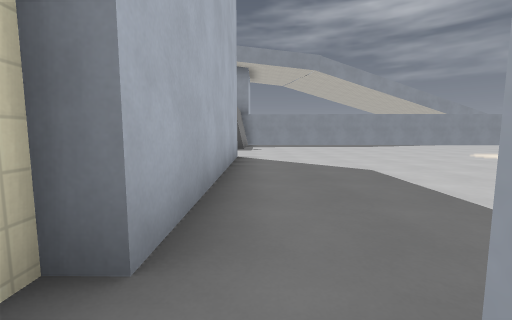
[1] (above)

24 first-person views from a walk through a 3-D level made in the Godot game engine. The camera is 1.2 m above the floor, tilts 6° down and sees 90° across. The floor is counted in squares, 2 m on a side. Each view is taken from the middle of a square. On the plan, view 1 faces up. The plan holds only what a view shows up to about 9 squares ahead; the rest is blank. The place goes on beyond the plan. Characters and animated objects are not drawn. Some surface patterns are stand-ins.

[2]
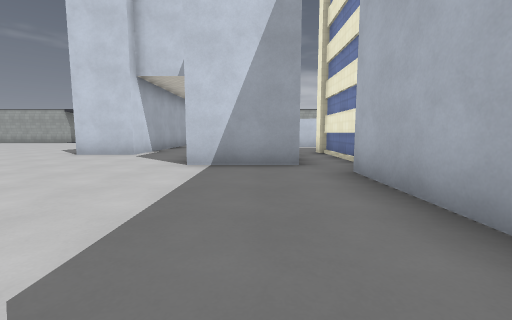

[3]
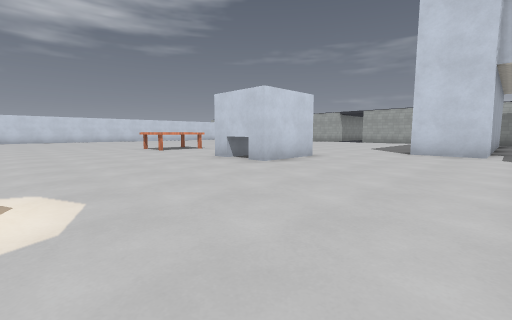

[4]
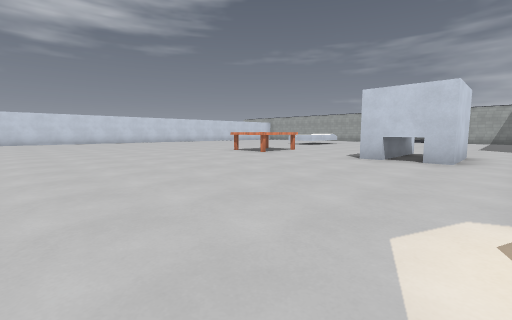

[5]
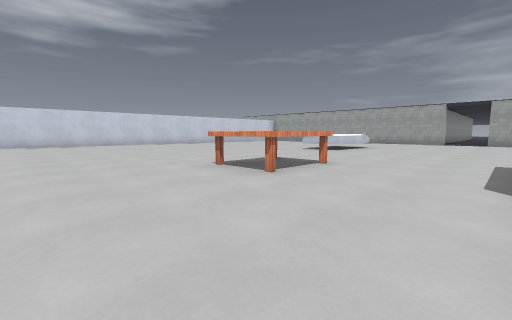

[6]
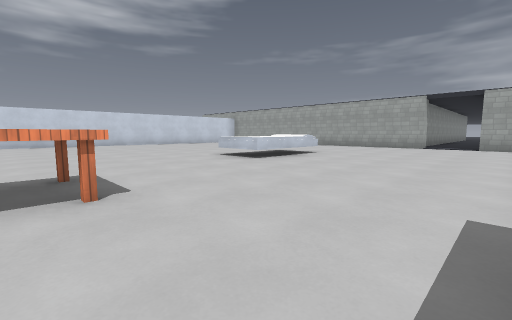

[7]
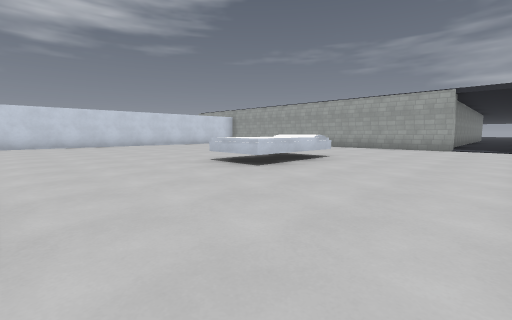

[8]
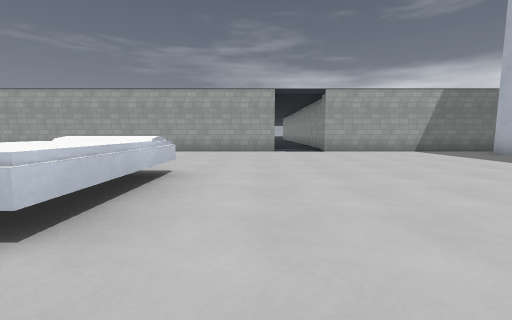

[9]
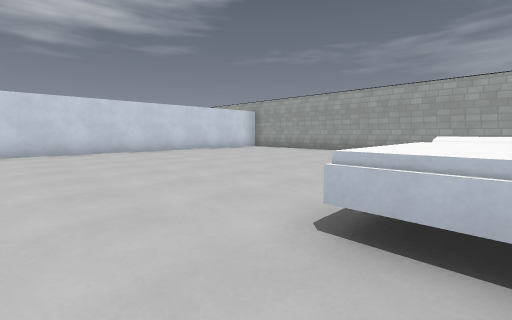

[10]
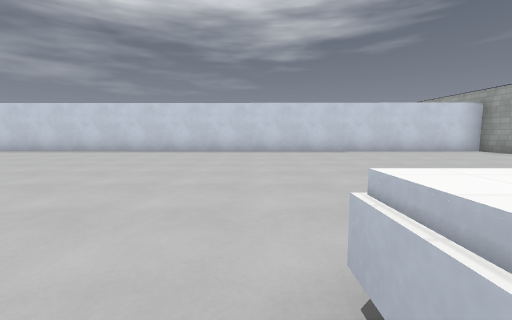

[11]
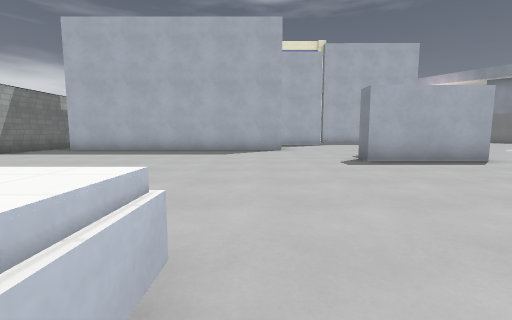

[12]
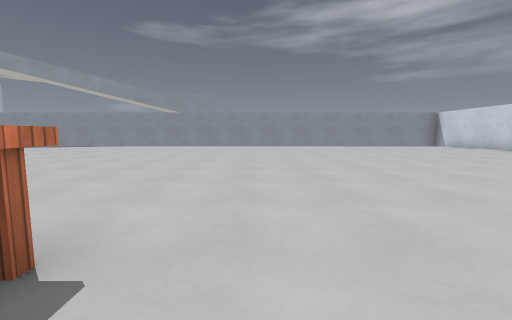

[13]
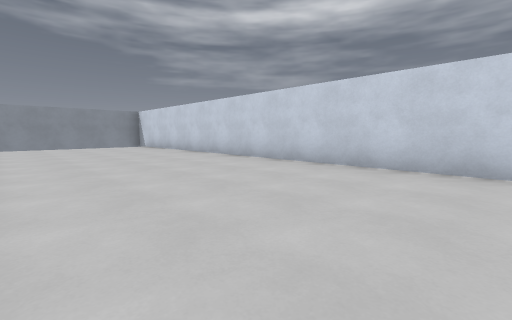

[14]
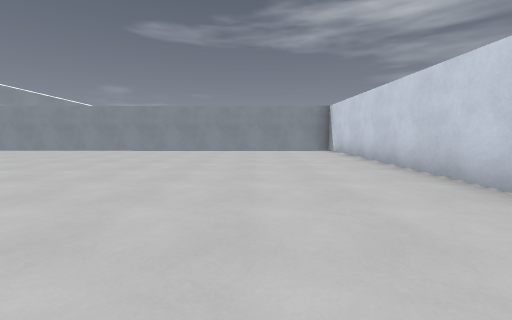

[15]
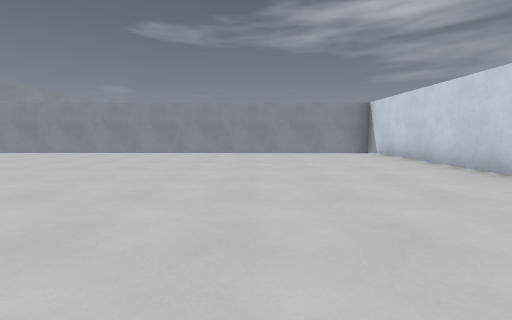

[16]
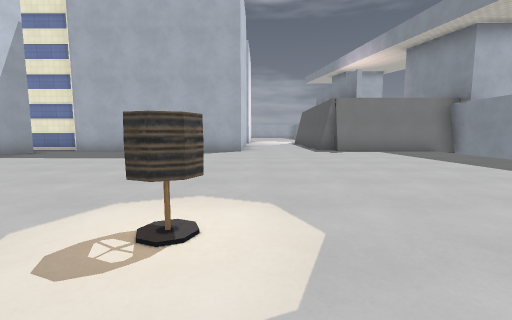

[17]
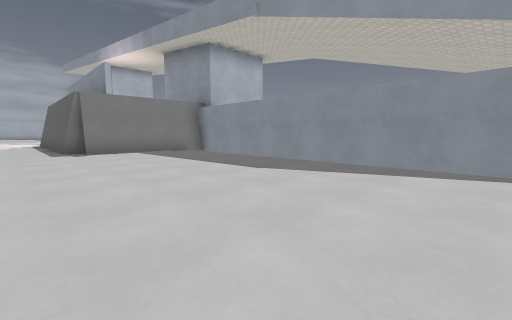

[18]
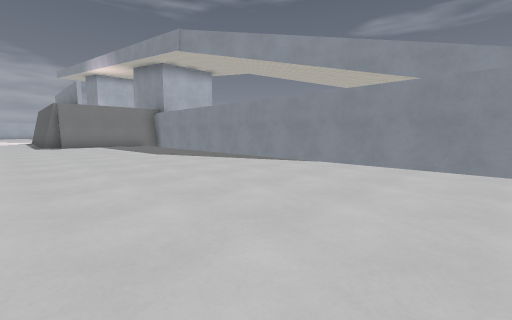

[19]
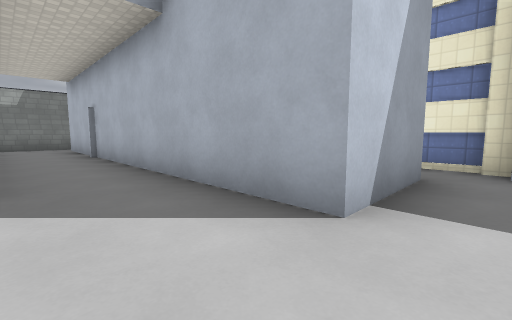

[20]
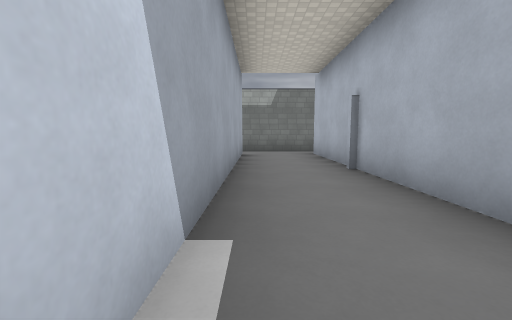

[21]
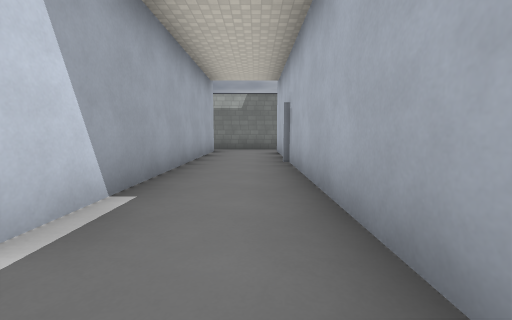

[22]
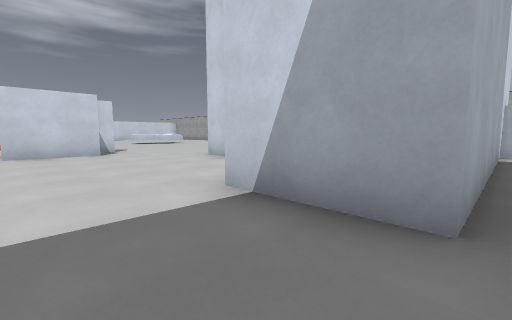

[23]
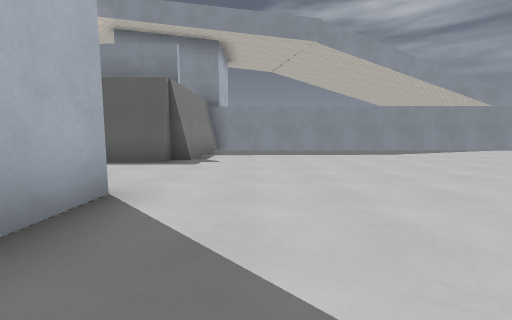

[24]
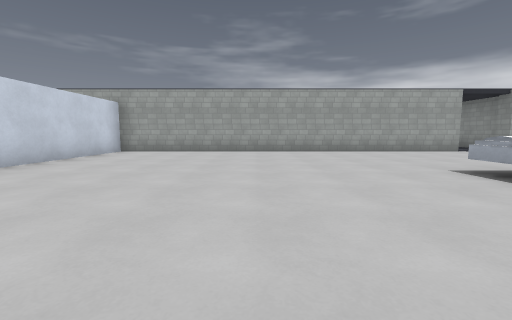

### Floor plan
Points are (right, up) in squares from view 1. A wall is a line through its corners. A room is listed if a view was taken in it or the views show most of it. See-through windows are left out.
Room 1 (view 1)
walls: (0.2, -6.4) (0.2, 0.2); (-1.1, 0.8) (-1.1, -2.6); (-0.9, 1) (-0.9, -3.3)
ways out: opening at (0, 0) to room 2
Room 2 (views 2, 3, 4, 5, 6, 7, 8, 9, 10, 11, 12, 13, 14, 15, 16, 17, 18, 19, 20, 21, 22, 23, 24)
walls: (7.7, 0) (7.7, 2) (9.5, 2) (9.5, -0.6) (9, -0.6); (15.7, -5.2) (15.7, -6); (14.2, -6) (14.2, -3.3); (0.2, 0.2) (2.3, 0.2) (2.3, -9.6); (12.4, -10.3) (23.4, -10.3) (23.6, 13.3) (5.3, 13.5); (4.4, -9.5) (4.4, -2.1) (6, -2.1) (6, -9.6); (-1.1, 6.5) (-0.5, 6.5) (-0.5, 1); (2.1, -10.3) (10.8, -10.3); (-0.4, 13.6) (-0.4, 9.7) (-1, 9.7); (-0.9, 13.5) (-0.9, 9.4) (-1.6, 9.4)
low walls: (14.2, -3.3) (15.8, -3.3)
ways out: opening at (0, 0) to room 1; opening at (1.5, -10); opening at (11.5, -10)
objects: lamp (7, 6); table (13, 1) to (14, 2)

Positions as (right, up) in squares from view 1, and headings:
1: (0, 0), facing up
2: (1, 5), facing down
3: (4, 6), facing down-right
4: (7, 8), facing down-right
5: (10, 5), facing down-right
6: (10, 1), facing down-right
7: (11, 0), facing down-right
8: (13, -2), facing down
9: (15, -2), facing down-right
10: (15, -3), facing right
11: (15, -3), facing left
12: (15, 1), facing up
13: (19, 1), facing up-right
14: (21, 4), facing up
15: (20, 5), facing up
16: (8, 7), facing left
17: (8, 8), facing up-left
18: (12, 8), facing up-left
19: (4, 1), facing down-left
20: (4, -2), facing down
21: (3, -1), facing down
22: (0, 2), facing down-right
23: (1, 4), facing up
24: (19, -2), facing down
